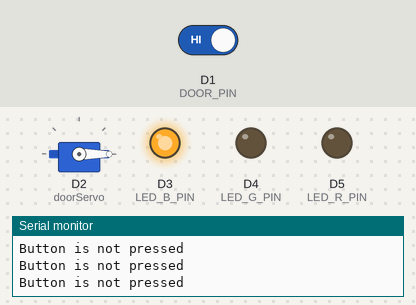
Bench run of a program on a simulated Arduino MKR. Parts: servo, output pins drawn as LEDs (lit = HIGH), the last lines printed to the serial monitor. The test bench sets the inputs (shaded band); at power-on: D1 (DOOR_PIN) HIGH.

Above: at 1.2 s.
1.3 s: D1 (DOOR_PIN) driven LOW
At 1.8 s:
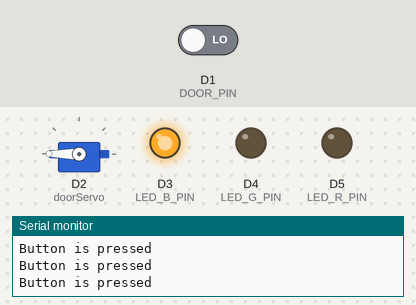
2.8 s: D1 (DOOR_PIN) driven HIGH
At 3.1 s:
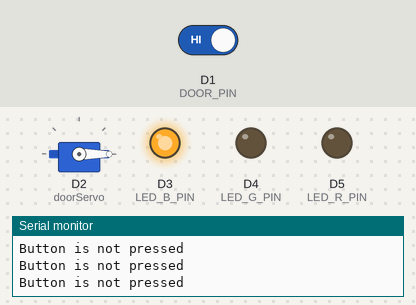
Timing chart, 0 to 5.8 s (numbered marks = the images above; inputs shaded):
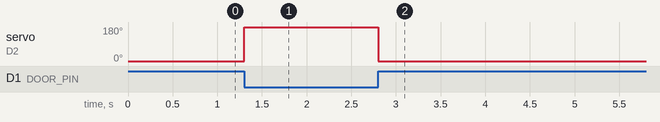

The program:

main.cpp
```cpp
#include <Arduino.h>
#include <Servo.h>

const int LED_R_PIN = 5;
const int LED_G_PIN = 4;
const int LED_B_PIN = 3;
const int SERVO_PIN = 2;
Servo doorServo;
const int DOOR_PIN = 1;

void setup()
{
  Serial.begin(9600);
  pinMode(LED_R_PIN, OUTPUT);       // Red LED pin
  pinMode(LED_G_PIN, OUTPUT);       // Green LED pin
  pinMode(LED_B_PIN, OUTPUT);       // Blue LED pin
  doorServo.attach(2);              // Servo pin
  pinMode(DOOR_PIN, INPUT_PULLUP);  // Button pin
  digitalWrite(LED_B_PIN, HIGH);
  doorServo.write(0);
}

void loop() {
  byte buttonState = digitalRead(DOOR_PIN);

  if (buttonState == LOW) {
      Serial.println("Button is pressed");
      doorServo.write(360);
  }
  else {
      Serial.println("Button is not pressed");
      doorServo.write(0);
  }
  delay(100);
}

  
```

Measured:
- after the input at 1.3 s, servo on D2 (doorServo): 0° → 180° at once
- after the input at 2.8 s, servo on D2 (doorServo): 180° → 0° at once
